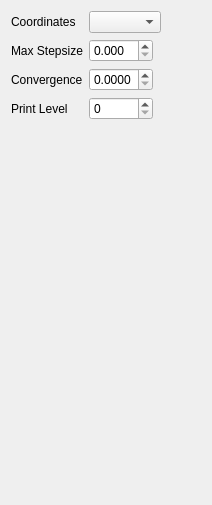
          <widget class="QWidget" name="AdvancedReactionPathway">
           <layout class="QVBoxLayout" name="verticalLayout_40">
            <item>
             <layout class="QGridLayout" name="gridLayout_11">
              <item row="0" column="0">
               <widget class="QLabel" name="label_56">
                <property name="text">
                 <string>Coordinates</string>
                </property>
               </widget>
              </item>
              <item row="1" column="0">
               <widget class="QLabel" name="label_58">
                <property name="text">
                 <string>Max Stepsize</string>
                </property>
               </widget>
              </item>
              <item row="2" column="0">
               <widget class="QLabel" name="label_60">
                <property name="text">
                 <string>Convergence</string>
                </property>
               </widget>
              </item>
              <item row="1" column="1">
               <widget class="QDoubleSpinBox" name="rpath_max_stepsize">
                <property name="suffix">
                 <string/>
                </property>
                <property name="decimals">
                 <number>3</number>
                </property>
                <property name="maximum">
                 <double>0.999000000000000</double>
                </property>
                <property name="singleStep">
                 <double>0.001000000000000</double>
                </property>
               </widget>
              </item>
              <item row="2" column="1">
               <widget class="QDoubleSpinBox" name="rpath_tol_displacement">
                <property name="suffix">
                 <string/>
                </property>
                <property name="decimals">
                 <number>4</number>
                </property>
                <property name="maximum">
                 <double>0.999900000000000</double>
                </property>
                <property name="singleStep">
                 <double>0.000100000000000</double>
                </property>
               </widget>
              </item>
              <item row="3" column="0">
               <widget class="QLabel" name="label_59">
                <property name="text">
                 <string>Print Level</string>
                </property>
               </widget>
              </item>
              <item row="3" column="1">
               <widget class="QSpinBox" name="rpath_print"/>
              </item>
              <item row="0" column="1" colspan="2">
               <layout class="QHBoxLayout">
                <item>
                 <widget class="QComboBox" name="rpath_coordinates"/>
                </item>
                <item>
                 <spacer>
                  <property name="orientation">
                   <enum>Qt::Horizontal</enum>
                  </property>
                  <property name="sizeHint" stdset="0">
                   <size>
                    <width>40</width>
                    <height>20</height>
                   </size>
                  </property>
                 </spacer>
                </item>
               </layout>
              </item>
              <item row="1" column="2">
               <spacer>
                <property name="orientation">
                 <enum>Qt::Horizontal</enum>
                </property>
                <property name="sizeHint" stdset="0">
                 <size>
                  <width>40</width>
                  <height>20</height>
                 </size>
                </property>
               </spacer>
              </item>
             </layout>
            </item>
            <item>
             <spacer name="verticalSpacer_21">
              <property name="orientation">
               <enum>Qt::Vertical</enum>
              </property>
              <property name="sizeHint" stdset="0">
               <size>
                <width>20</width>
                <height>374</height>
               </size>
              </property>
             </spacer>
            </item>
           </layout>
          </widget>
